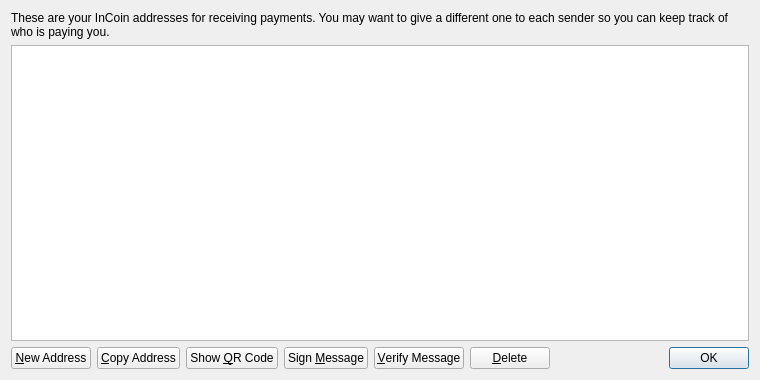
<?xml version="1.0" encoding="UTF-8"?>
<ui version="4.0">
 <class>AddressBookPage</class>
 <widget class="QWidget" name="AddressBookPage">
  <property name="geometry">
   <rect>
    <x>0</x>
    <y>0</y>
    <width>760</width>
    <height>380</height>
   </rect>
  </property>
  <property name="windowTitle">
   <string>Address Book</string>
  </property>
  <layout class="QVBoxLayout" name="verticalLayout">
   <item>
    <widget class="QLabel" name="labelExplanation">
     <property name="text">
      <string>These are your InCoin addresses for receiving payments. You may want to give a different one to each sender so you can keep track of who is paying you.</string>
     </property>
     <property name="textFormat">
      <enum>Qt::PlainText</enum>
     </property>
     <property name="wordWrap">
      <bool>true</bool>
     </property>
    </widget>
   </item>
   <item>
    <widget class="QTableView" name="tableView">
     <property name="contextMenuPolicy">
      <enum>Qt::CustomContextMenu</enum>
     </property>
     <property name="toolTip">
      <string>Double-click to edit address or label</string>
     </property>
     <property name="tabKeyNavigation">
      <bool>false</bool>
     </property>
     <property name="alternatingRowColors">
      <bool>true</bool>
     </property>
     <property name="selectionMode">
      <enum>QAbstractItemView::SingleSelection</enum>
     </property>
     <property name="selectionBehavior">
      <enum>QAbstractItemView::SelectRows</enum>
     </property>
     <property name="sortingEnabled">
      <bool>true</bool>
     </property>
     <attribute name="verticalHeaderVisible">
      <bool>false</bool>
     </attribute>
    </widget>
   </item>
   <item>
    <layout class="QHBoxLayout" name="horizontalLayout">
     <item>
      <widget class="QPushButton" name="newAddressButton">
       <property name="toolTip">
        <string>Create a new address</string>
       </property>
       <property name="text">
        <string>&amp;New Address</string>
       </property>
       <property name="icon">
        <iconset resource="../bitcoin.qrc">
         <normaloff>:/icons/add</normaloff>:/icons/add</iconset>
       </property>
      </widget>
     </item>
     <item>
      <widget class="QPushButton" name="copyToClipboard">
       <property name="toolTip">
        <string>Copy the currently selected address to the system clipboard</string>
       </property>
       <property name="text">
        <string>&amp;Copy Address</string>
       </property>
       <property name="icon">
        <iconset resource="../bitcoin.qrc">
         <normaloff>:/icons/editcopy</normaloff>:/icons/editcopy</iconset>
       </property>
      </widget>
     </item>
     <item>
      <widget class="QPushButton" name="showQRCode">
       <property name="text">
        <string>Show &amp;QR Code</string>
       </property>
       <property name="icon">
        <iconset resource="../bitcoin.qrc">
         <normaloff>:/icons/qrcode</normaloff>:/icons/qrcode</iconset>
       </property>
      </widget>
     </item>
     <item>
      <widget class="QPushButton" name="signMessage">
       <property name="toolTip">
        <string>Sign a message to prove you own a InCoin address</string>
       </property>
       <property name="text">
        <string>Sign &amp;Message</string>
       </property>
       <property name="icon">
        <iconset resource="../bitcoin.qrc">
         <normaloff>:/icons/edit</normaloff>:/icons/edit</iconset>
       </property>
      </widget>
     </item>
     <item>
      <widget class="QPushButton" name="verifyMessage">
       <property name="toolTip">
        <string>Verify a message to ensure it was signed with a specified InCoin address</string>
       </property>
       <property name="text">
        <string>&amp;Verify Message</string>
       </property>
       <property name="icon">
        <iconset resource="../bitcoin.qrc">
         <normaloff>:/icons/transaction_0</normaloff>:/icons/transaction_0</iconset>
       </property>
      </widget>
     </item>
     <item>
      <widget class="QPushButton" name="deleteButton">
       <property name="toolTip">
        <string>Delete the currently selected address from the list</string>
       </property>
       <property name="text">
        <string>&amp;Delete</string>
       </property>
       <property name="icon">
        <iconset resource="../bitcoin.qrc">
         <normaloff>:/icons/remove</normaloff>:/icons/remove</iconset>
       </property>
      </widget>
     </item>
     <item>
      <spacer name="horizontalSpacer">
       <property name="orientation">
        <enum>Qt::Horizontal</enum>
       </property>
       <property name="sizeHint" stdset="0">
        <size>
         <width>40</width>
         <height>20</height>
        </size>
       </property>
      </spacer>
     </item>
     <item>
      <widget class="QDialogButtonBox" name="buttonBox">
       <property name="sizePolicy">
        <sizepolicy hsizetype="Maximum" vsizetype="Fixed">
         <horstretch>0</horstretch>
         <verstretch>0</verstretch>
        </sizepolicy>
       </property>
       <property name="standardButtons">
        <set>QDialogButtonBox::Ok</set>
       </property>
      </widget>
     </item>
    </layout>
   </item>
  </layout>
 </widget>
 <resources>
  <include location="../bitcoin.qrc"/>
 </resources>
 <connections/>
</ui>
